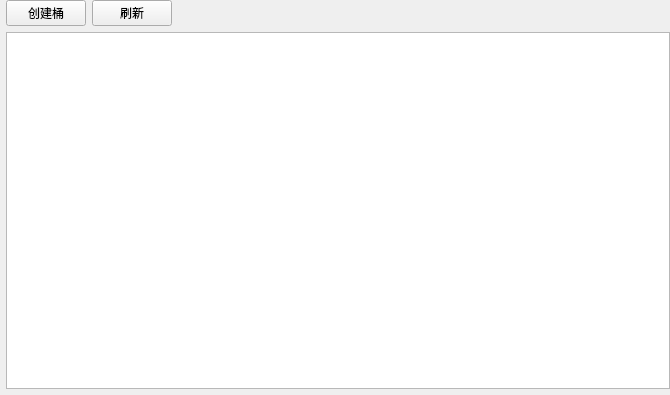
<?xml version="1.0" encoding="UTF-8"?>
<ui version="4.0">
 <class>UiBucketsTableWidget</class>
 <widget class="QWidget" name="UiBucketsTableWidget">
  <property name="geometry">
   <rect>
    <x>0</x>
    <y>0</y>
    <width>670</width>
    <height>395</height>
   </rect>
  </property>
  <property name="windowTitle">
   <string>Form</string>
  </property>
  <layout class="QVBoxLayout" name="verticalLayout">
   <property name="leftMargin">
    <number>6</number>
   </property>
   <property name="topMargin">
    <number>0</number>
   </property>
   <property name="rightMargin">
    <number>0</number>
   </property>
   <property name="bottomMargin">
    <number>0</number>
   </property>
   <item>
    <widget class="QWidget" name="widgetTools" native="true">
     <layout class="QHBoxLayout" name="horizontalLayout">
      <property name="leftMargin">
       <number>0</number>
      </property>
      <property name="topMargin">
       <number>0</number>
      </property>
      <property name="rightMargin">
       <number>0</number>
      </property>
      <property name="bottomMargin">
       <number>0</number>
      </property>
      <item>
       <widget class="UiPushButton" name="btnCreateBuckets">
        <property name="text">
         <string>创建桶</string>
        </property>
       </widget>
      </item>
      <item>
       <widget class="UiPushButton" name="btnRefresh">
        <property name="text">
         <string>刷新</string>
        </property>
       </widget>
      </item>
      <item>
       <spacer name="horizontalSpacer">
        <property name="orientation">
         <enum>Qt::Horizontal</enum>
        </property>
        <property name="sizeHint" stdset="0">
         <size>
          <width>495</width>
          <height>20</height>
         </size>
        </property>
       </spacer>
      </item>
     </layout>
    </widget>
   </item>
   <item>
    <widget class="QTableView" name="tableView">
     <property name="selectionBehavior">
      <enum>QAbstractItemView::SelectRows</enum>
     </property>
     <property name="showGrid">
      <bool>false</bool>
     </property>
    </widget>
   </item>
   <item>
    <widget class="UiPageWidget" name="widgetPage" native="true"/>
   </item>
  </layout>
 </widget>
 <customwidgets>
  <customwidget>
   <class>UiPageWidget</class>
   <extends>QWidget</extends>
   <header>src/fend/uicom/uipagewidget.h</header>
   <container>1</container>
  </customwidget>
  <customwidget>
   <class>UiPushButton</class>
   <extends>QPushButton</extends>
   <header>src/fend/uicom/uipushbutton.h</header>
  </customwidget>
 </customwidgets>
 <resources/>
 <connections/>
</ui>
